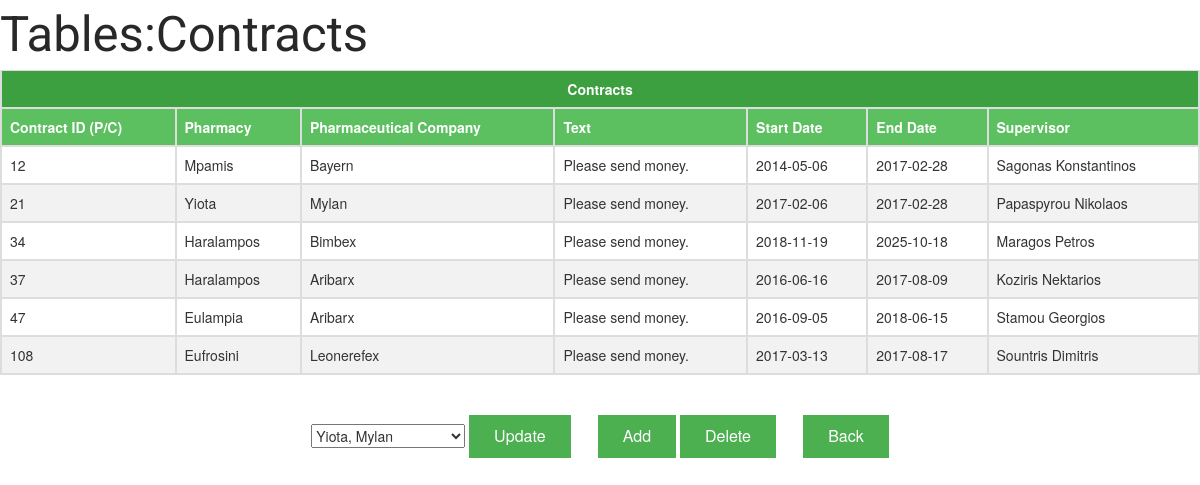
The app's page /Prescriptions/Updates/Contracts/table_contracts.php with its own data.
### tables this page shows
CREATE TABLE `Contract` (
  `PharmacyId` int(10) UNSIGNED NOT NULL,
  `PharmaceuticalCompanyId` int(10) UNSIGNED NOT NULL,
  `StartDate` date NOT NULL,
  `EndDate` date NOT NULL,
  `Supervisor` text NOT NULL,
  `Text` text NOT NULL
);

CREATE TABLE `Pharmacy` (
  `PharmacyId` int(10) UNSIGNED NOT NULL,
  `Name` text NOT NULL,
  `PostalCode` int(10) UNSIGNED NOT NULL,
  `StreetName` text NOT NULL,
  `StreetNumber` int(10) UNSIGNED NOT NULL,
  `Town` text NOT NULL
);

CREATE TABLE `PharmaceuticalCompany` (
  `Name` text NOT NULL,
  `PharmaceuticalCompanyId` int(10) UNSIGNED NOT NULL,
  `PhoneNumber` int(10) UNSIGNED NOT NULL
);

### Prescriptions/Updates/Contracts/table_contracts.php (the view, shortened to what this page needs)
<!DOCTYPE html>
<html>
    <head>
        <link rel="stylesheet" href="http://maxcdn.bootstrapcdn.com/bootstrap/3.3.7/css/bootstrap.min.css">
        <link rel="stylesheet" href="https://cdnjs.cloudflare.com/ajax/libs/bootstrap-select/1.12.2/css/bootstrap-select.min.css">
        <link rel="stylesheet" type="text/css" href="../../index.css">
    </head>
    <body>
        <p class="big-text">Tables:Contracts</p>
        <?php
            $servername = "localhost";
            $username = "root";
            $password = NULL;
            $dbname = "Prescriptions-R-X";
            $conn = new mysqli($servername, $username, $password, $dbname);
            mysqli_set_charset($conn, "utf8");
            $sql = "SELECT Pharmacy.PharmacyId, PharmaceuticalCompany.PharmaceuticalCompanyId, Contract.StartDate, Contract.EndDate, Contract.Supervisor, Contract.Text, Pharmacy.Name AS Pharmacy, PharmaceuticalCompany.Name AS Company
            FROM Contract, Pharmacy, PharmaceuticalCompany
            WHERE Pharmacy.PharmacyId = Contract.PharmacyId AND PharmaceuticalCompany.PharmaceuticalCompanyId = Contract.PharmaceuticalCompanyId";
            $result = $conn->query($sql);
            echo "<center><table class='table'><tr><th colspan='7' style='background-color:#3c9f40'><center>Contracts</center></th></tr><tr><th>Contract ID (P/C)</th><th>Pharmacy</th><th>Pharmaceutical Company</th><th>Text</th><th>Start Date</th><th>End Date</th><th>Supervisor</th></tr>";
            if ($result->num_rows > 0) {
                while($row = $result->fetch_assoc()) {
                    echo "<tr><td>" . $row["PharmacyId"] . $row["PharmaceuticalCompanyId"] . "</td><td>" . $row["Pharmacy"] . "</td><td>" . $row["Company"] . "</td><td>" . $row["Text"] . "</td><td>" . $row["StartDate"] . "</td><td>" . $row["EndDate"] . "</td><td>" . $row["Supervisor"] . "</td></tr>";
                }
            }
            echo "</center></table>";
        ?>
        <br>
        <form method="post" action="upd_contracts.php">
            <?php
                $conn = new mysqli($servername, $username, $password, $dbname);
                mysqli_set_charset($conn, "utf8");
                $sql ="SELECT Pharmacy.PharmacyId, PharmaceuticalCompany.PharmaceuticalCompanyId, Pharmacy.Name AS Pharmacy, PharmaceuticalCompany.Name AS Company
                FROM Contract, Pharmacy, PharmaceuticalCompany
                WHERE Pharmacy.PharmacyId = Contract.PharmacyId AND PharmaceuticalCompany.PharmaceuticalCompanyId = Contract.PharmaceuticalCompanyId";
                $result = $conn->query($sql);
                echo "<select class='selectpicker' name='contract'>";
                $option = "";
                if ($result->num_rows > 0 ) {
                    while($row = $result->fetch_assoc()) {
                        $option .= "<option value=" . $row['PharmacyId'] . $row['PharmaceuticalCompanyId'] . ">" . $row['Pharmacy'] . ", " . $row['Company'] . "</option>";
                    }
                }
                $option .= "</select>";
                $option .= "    <input class='button' type='submit' name='submit' value='Update'>";
                echo $option;
            ?>
            <input class="button" type="button" value="Add" onclick="location='add_contracts.php'" />
            <input class="button" type="button" value="Delete" onclick="location='del_contracts.php'"/>
            <input class="button" type="button" value="Back" onclick="location='../../index.php'">
        </form>
    </body>
</html>

### Prescriptions/index.css (style rules this page uses)
.big-text { font-family: Roboto; font-size: 350%; color: #282828; margin: 0; padding: 0; }
.table { border-collapse: collapse; width: 100%; }
.table td, .table th { border: 2px solid #ddd; padding: 8px; }
.table tr:nth-child(even) { background-color: #f2f2f2; }
.table th { padding-top: 12px; padding-bottom: 12px; text-align: left; background-color: #5cbf60; color: white; }
.button { background-color: #4CAF50; border: none; color: white; padding: 10px 25px; text-align: center; text-decoration: none; display: inline-block; font-size: 16px; }
p { font-family: Roboto; font-size: 125%; }

### records on screen
contract: PharmacyId.PharmacyId "1", PharmaceuticalCompanyId.PharmaceuticalCompanyId "2", PharmacyId.Name "Mpamis", PharmaceuticalCompanyId.Name "Bayern", Text "Please send money.", StartDate "2014-05-06", EndDate "2017-02-28", Supervisor "Sagonas Konstantinos"
contract: PharmacyId.PharmacyId "2", PharmaceuticalCompanyId.PharmaceuticalCompanyId "1", PharmacyId.Name "Yiota", PharmaceuticalCompanyId.Name "Mylan", Text "Please send money.", StartDate "2017-02-06", EndDate "2017-02-28", Supervisor "Papaspyrou Nikolaos"
contract: PharmacyId.PharmacyId "3", PharmaceuticalCompanyId.PharmaceuticalCompanyId "4", PharmacyId.Name "Haralampos", PharmaceuticalCompanyId.Name "Bimbex", Text "Please send money.", StartDate "2018-11-19", EndDate "2025-10-18", Supervisor "Maragos Petros"
contract: PharmacyId.PharmacyId "3", PharmaceuticalCompanyId.PharmaceuticalCompanyId "7", PharmacyId.Name "Haralampos", PharmaceuticalCompanyId.Name "Aribarx", Text "Please send money.", StartDate "2016-06-16", EndDate "2017-08-09", Supervisor "Koziris Nektarios"
contract: PharmacyId.PharmacyId "4", PharmaceuticalCompanyId.PharmaceuticalCompanyId "7", PharmacyId.Name "Eulampia", PharmaceuticalCompanyId.Name "Aribarx", Text "Please send money.", StartDate "2016-09-05", EndDate "2018-06-15", Supervisor "Stamou Georgios"
contract: PharmacyId.PharmacyId "10", PharmaceuticalCompanyId.PharmaceuticalCompanyId "8", PharmacyId.Name "Eufrosini", PharmaceuticalCompanyId.Name "Leonerefex", Text "Please send money.", StartDate "2017-03-13", EndDate "2017-08-17", Supervisor "Sountris Dimitris"

### other values on screen
form field contract "Yiota, Mylan"
